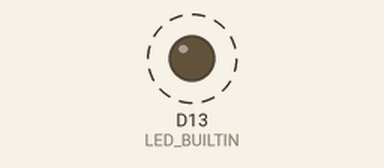
Recording of a program running on a simulated Arduino Due. Parts: output pins drawn as LEDs (lit = HIGH). Dashed ring = blinking. What the program prints to the serial monitor is not drawn.

Above: at 0.5 s.
Timing chart, 0 to 4.6 s (numbered marks = the images above):
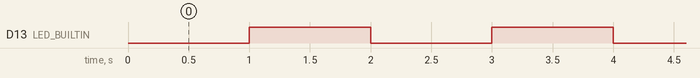

Measured:
- by itself, D13 (LED_BUILTIN): alternates HIGH for 1.0 s and LOW for 1.0 s

The program:

main.cpp
```cpp
#include <Arduino.h>

/**
 * Setup function for Arduino.
 * This function is called once when the device starts.
 * It is used to initialize pins, set up communication, etc.
 */
void setup() {
    // Example: blink the built-in LED
    pinMode(LED_BUILTIN, OUTPUT);

    // Example: print a message to the serial monitor
    Serial.begin(9600);
    Serial.println("Hello, Arduino!");

    // Example: blink the LED every second
    unsigned long previousMillis = 0;
    const long intervalMillis = 1000; // blink every 1 second

    while (true) {
        unsigned long currentMillis = millis();
        if (currentMillis - previousMillis >= intervalMillis) {
            previousMillis = currentMillis;
            digitalWrite(LED_BUILTIN,!digitalRead(LED_BUILTIN));
        }
    }

}

/**
 * Main loop function for Arduino.
 * This function is called repeatedly after setup() is completed.
 * It is used to implement the main logic of the program.
 */
void loop() {
// write your code here
}
```
